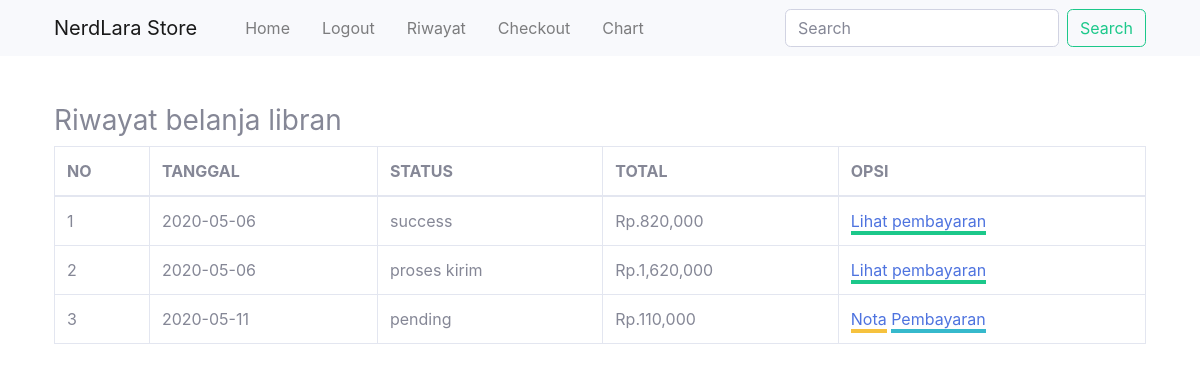
The app's page /riwayat.php (signed in) with its own data.
### tables this page shows
CREATE TABLE `pembelian` (
  `id_pembelian` int(11) NOT NULL,
  `id_pelanggan` int(11) NOT NULL,
  `id_ongkir` int(11) NOT NULL,
  `tanggal_pembelian` date NOT NULL,
  `total_pembelian` int(11) NOT NULL,
  `nama_kota` varchar(90) NOT NULL,
  `tarif` int(11) NOT NULL,
  `alamat_pengiriman` varchar(80) NOT NULL,
  `status_pembelian` varchar(100) NOT NULL DEFAULT 'pending'
);

### riwayat.php (the view, shortened to what this page needs)
<?php
include "koneksi.php";
?>
<!DOCTYPE html>
<html lang="en">
<head>
    <link href="Admin/css/sb-admin-2.min.css" rel="stylesheet">
</head>
<body>
    <?php include "menu.php"; ?>
<section class="riwayat">
    <div class="container mt-5 ml-auto">
        <h3>Riwayat belanja <?php echo $_SESSION['pelanggan']['nama_pelanggan']?></h3>
            <table class="table table-bordered">
                <thead>
                    <tr>
                        <th>NO</th>
                        <th>TANGGAL</th>
                        <th>STATUS</th>
                        <th>TOTAL</th>
                        <th>OPSI</th>
                    </tr>
                </thead>
                <tbody>
                <?php $nomor=1;?>
                <?php
                    $id_pelanggan = $_SESSION['pelanggan']['id_pelanggan'];
                    $ambil=$koneksi->query("SELECT *FROM pembelian WHERE id_pelanggan='$id_pelanggan' ");
                    while ($pecah= $ambil->fetch_assoc()) {
                ?>
                    <tr>
                        <td><?php echo $nomor ?></td>
                        <td><?php echo $pecah['tanggal_pembelian']; ?></td>
                        <td><?php echo $pecah['status_pembelian']; ?></td>
                        <td>Rp.<?php echo number_format($pecah['total_pembelian']); ?></td>
                        <td>
                            <?php if ($pecah['status_pembelian'] !== 'pending'): ?>
                        <a href="lihatbayar.php?id=<?php echo $pecah['id_pembelian'];?>" class="border-bottom-success">Lihat pembayaran</a>
                    <?php else :?>
                        <a href="nota.php?id=<?php echo $pecah['id_pembelian'];?>" class="border-bottom-warning">Nota</a>
                        <a href="pembayaran.php?id=<?php echo $pecah['id_pembelian'];?>" class="border-bottom-info">Pembayaran</a>
                    <?php endif?>
                    </td>
                    </tr>
                    <?php $nomor++?>
                    <?php }?>
                </tbody>
            </table>
    </div>
</section>
</body>
</html>

### records on screen
pembelian: tanggal_pembelian "2020-05-06", status_pembelian "success", total_pembelian "820,000"
pembelian: tanggal_pembelian "2020-05-06", status_pembelian "proses kirim", total_pembelian "1,620,000"
pembelian: tanggal_pembelian "2020-05-11", status_pembelian "pending", total_pembelian "110,000"

### other values on screen
$_SESSION['pelanggan']['nama_pelanggan'] "libran"
